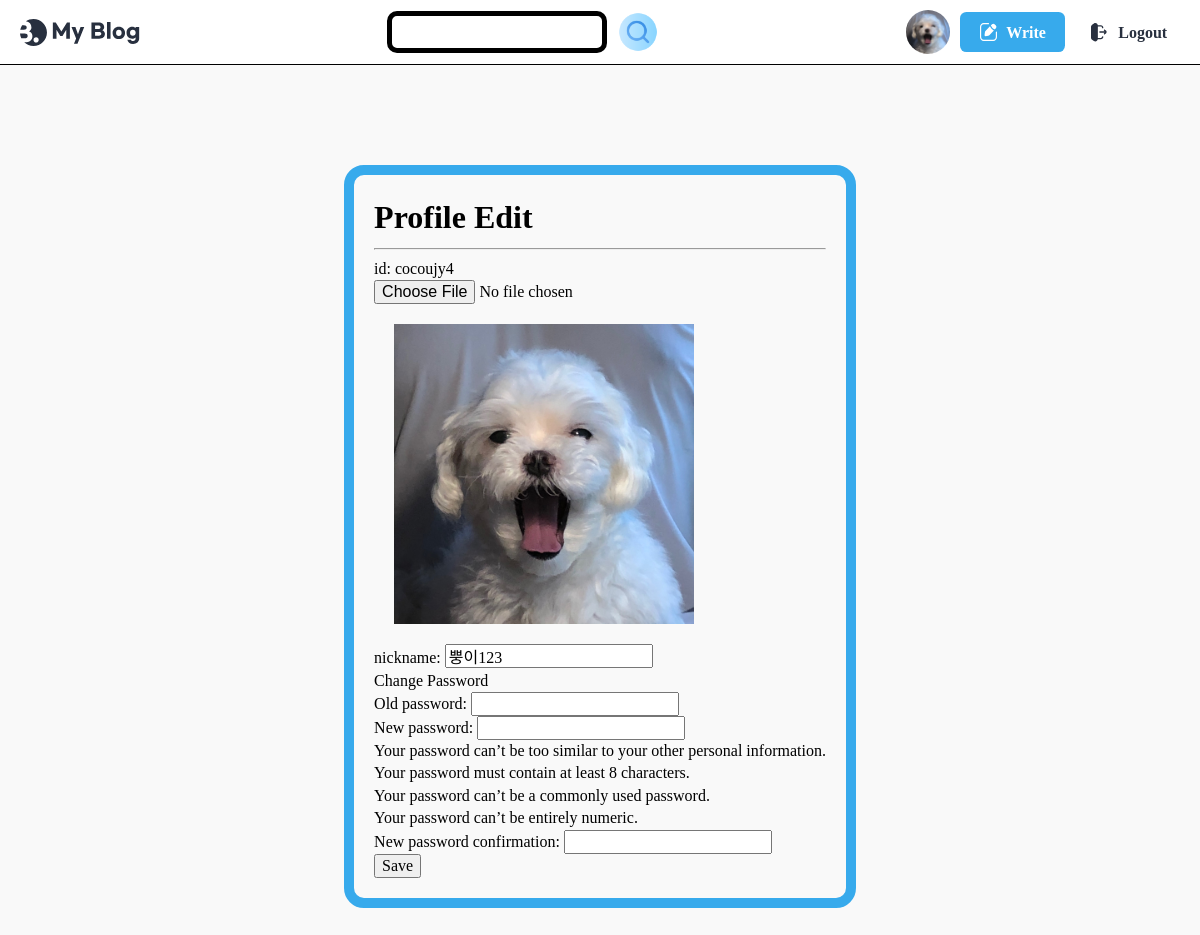
The page /user/edit/cocoujy4/ on the database its author committed.
### user/models.py (models this page shows)
class User(AbstractUser):
    nickname = models.CharField(max_length=50, blank=True, null=True)
    profile_img = models.ImageField(upload_to = "profiles/", null=True, blank=True)

### user/views.py (the view, shortened to what this page needs)
# urls.py: path('edit/<str:username>/', views.ProfileEdit.as_view(), name='user_edit'),
class ProfileEdit(View):
    def get(self, request, username):
        user = get_object_or_404(User, username=username)
        form = ProfileEditForm(instance=user)
        password_change_form = PasswordChangeForm(user=request.user)
        context = {
            'user': user,
            'form': form,
            'password_change_form': password_change_form
        }
        return render(request, 'user/user_profile_edit.html', context)

### user/forms.py
class ProfileEditForm(UserChangeForm):
    class Meta:
        model = User
        fields = ['nickname', 'profile_img']

### user/templates/user/user_profile_edit.html (shortened to what this page needs)
{% load static %}
<!DOCTYPE html>
<html lang="en">
  <head>
		<link rel="stylesheet" href="{% static 'css/reset.css' %}" />
		<link rel="stylesheet" as="style" crossorigin href="https://cdn.jsdelivr.net/gh/orioncactus/pretendard/dist/web/static/pretendard.css" />
		<link rel="stylesheet" href="{% static 'css/global.css' %}" />
		<link rel="stylesheet" href="{% static 'css/header.css' %}" />
		<link rel="stylesheet" href="{% static 'css/footer.css' %}" />
		<link rel="stylesheet" href="{% static 'css/about.css' %}" />
		<link rel="stylesheet" href="{% static 'css/button.css' %}" />
		<link rel="stylesheet" href="{% static 'css/banner.css' %}" />
		<link rel="stylesheet" href="{% static 'css/category.css' %}" />
		<link rel="stylesheet" href="{% static 'css/author.css' %}" />
		<link rel="stylesheet" href="{% static 'css/post.css' %}" />
		<link rel="stylesheet" href="{% static 'css/posts.css' %}" />
		<link rel="stylesheet" href="{% static 'css/main.css' %}" />
</head>
<body>
  {% block content %}
		<header>
			<div class="max-width">
				<h1>
					<a href="{% url 'blog:list' %}">
						<img src="{% static 'assets/Logo.svg' %}" alt="My Blog" />
					</a>
				</h1>
				<form action="{% url 'blog:search' %}" method="get">
				<div class="search-box">
							<input class="search" type="text" name="search">
							<button type="submit" class="search-btn">
									<img class="search-icon" src="{% static 'assets/search.png' %}" alt="search">
							</button>
					</form>
				</div>
				<ul>
					<li class="profile-img">
						<a href="#">
							{% if user.profile_img %}
							<img src="{{ user.profile_img.url }}" alt=""/>
							{% endif %}
						</a>
					</li>
					{% if user.is_authenticated %}
					<li>
						<a href="{% url 'blog:write' %}" class="button">
							<img src="{% static 'assets/icon-modify-white.svg' %}" alt="" />
							<span>Write</span>
						</a>
					</li>
					{% endif %}
					{% if user.is_authenticated %}
					<li>
						<a href="{% url 'user:logout' %}" class="button white">
							<img src="{% static 'assets/icon-logout.svg' %}" alt="" />
							<span>Logout</span>
						</a>
					</li>
					{% endif %}
				</ul>
		</header>
  <div class="profile-box">
    <div class="profile-content">
      <h2 class="profile-title">Profile Edit</h2>
      <hr>
      <form action="{% url 'user:user_edit' user.username %}"  method="POST" enctype="multipart/form-data">
        <p>id: {{ user.username }}</p>
        <div class="image-box">
          <input type="file" id="id_profile_img" name="profile_img" onchange="readURL(this);">
          <img id="preview" src="{% if user.profile_img %}{{ user.profile_img.url }}{% else %}{% static 'images/default.png' %}{% endif %}" alt="Image Preview">
        </div>
        <p>nickname: {{ form.nickname }}</p>
        <h3>Change Password</h3>
        {{ password_change_form.as_p }}
        <button type="submit">Save</button>
      </form>
    </div>
    {% endblock %}
  </div>
</body>
</html>

### static/css/global.css (style rules this page uses)
:root { --main-color: rgb(55, 170, 236); --main-rgb: 55, 171, 236; --outline-border: rgb(55, 160, 236); --red-color: rgb(243, 124, 75); --red-rgb: 243, 124, 75; --black-color: #28303f; --white-color: #fff; --gray-color: #767676; --border-color: #ddd; --gray-background-light: #f9f9f9; --gray-background: #f5f5f5; --gray-text: #6f6f6f; --border-radius: 0.4em; }
h1, a, div, p, section, article, input, textarea { box-sizing: border-box; }
a { text-decoration: none; color: inherit; }
html { font-size: 10px; }
body { font-size: 1.6rem; line-height: 1.4; }
input, button { font-size: inherit; font-family: inherit; }
button { cursor: pointer; }
a { border-radius: 0.8rem; overflow: hidden; }
img { vertical-align: bottom; }
body { background: var(--gray-background-light); }
.max-width { width: 1224px; max-width: calc(100% - 4rem); margin: 0 auto; }

### static/css/header.css (style rules this page uses)
header { background: var(--white-color); }
header .max-width { display: flex; align-items: center; justify-content: space-between; gap: 4rem; padding: 1rem 0; }
header h1 { font-size: 3rem; }
header h1 a { display: block; padding: 0.4rem; margin-left: -0.4rem; }
header h1 a img { display: block; }
header ul { display: flex; align-items: center; gap: 1rem; }
.profile-img a { width: 4.4rem; height: 4.4rem; display: block; border-radius: 50%; }
.profile-img img { width: 100%; height: 100%; object-fit: cover; }
header .button { text-transform: none; }

### static/css/button.css (style rules this page uses)
.button { display: inline-flex; align-items: center; justify-content: center; gap: 0.8rem; height: 4rem; padding: 0.2rem 1.2em 0; border: 0; border-radius: var(--border-radius); background: var(--main-color); color: var(--white-color); text-transform: uppercase; font-weight: bold; line-height: 1; }
.button img { height: 1.2em; margin-top: -0.2rem; vertical-align: middle; }
.button.white { padding: 0.2rem 0.8em 0; background: var(--white-color); color: var(--black-color); }
.button.white img { height: 1.4em; }

### user/templates/user/user_profile_edit.html (style rules this page uses)
.search { border: 5px solid black; border-radius: 10px; padding: 5px; }
.search-icon { width:40px; height:40px; }
.search-btn { border: none; margin-left: 5px; background-color: white; }
.search-box { display: flex; }
.profile-box { border-top: 1px solid black; padding: 50px; display: flex; justify-content: center; }
.profile-title { font-weight: bold; font-size: xx-large; }
.profile-content { border: 10px solid #37aaec; padding: 20px; border-radius: 20px; margin-top: 50px; }
#preview { width: 300px; height: 300px; padding: 20px; }
.image-box { display:flex; flex-direction: column; }

### rows shown on the page
User: profile_img (picture), username "cocoujy4", nickname "뿡이123"
